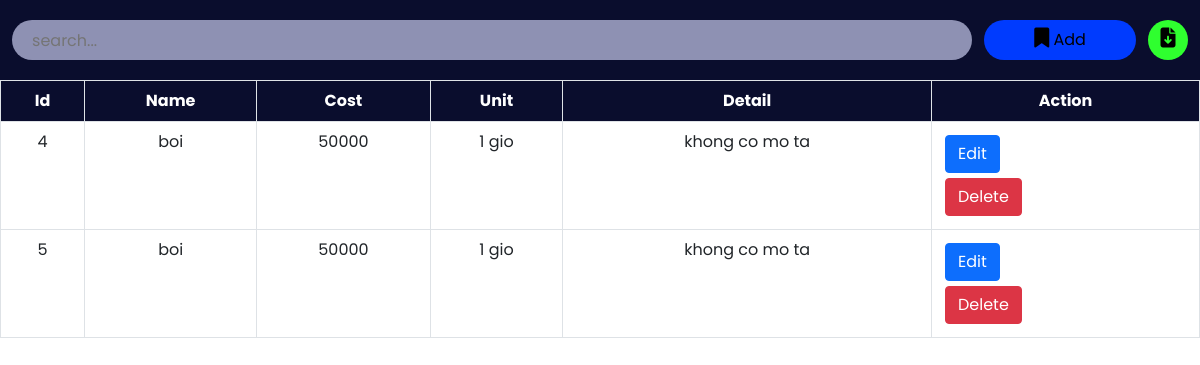
/admin/service/service.php, run on an earlier commit of the app's database.
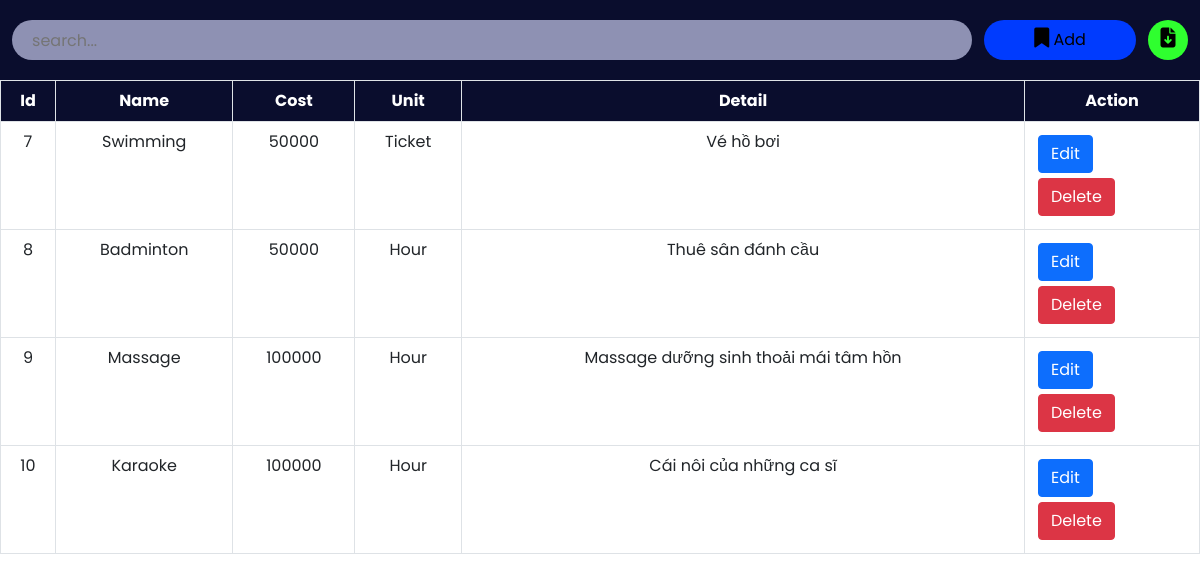
And on a later commit of the database.
### tables this page shows
CREATE TABLE `service` (
  `id` int(11) NOT NULL,
  `name` varchar(50) NOT NULL,
  `cost` int(11) NOT NULL,
  `unit` char(20) NOT NULL,
  `detail` varchar(255) NOT NULL
);

### admin/service/service.php (the view, shortened to what this page needs)
<?php
include '../../config.php';
?>
<!DOCTYPE html>
<html lang="en">
<head>
    <link href="https://cdn.jsdelivr.net/npm/bootstrap@5.0.2/dist/css/bootstrap.min.css" rel="stylesheet">
    <link rel="stylesheet" href="https://cdnjs.cloudflare.com/ajax/libs/font-awesome/6.2.0/css/all.min.css" />
    <link rel="stylesheet" href="./service.css">
</head>
<body>
    <div class="searchsection">
        <input type="text" name="search_bar" id="search_bar" placeholder="search..." onkeyup="searchFun()">
        <button class="adduser" id="adduser" onclick="addserviceopen()"><i class="fa-solid fa-bookmark"></i> Add</button>
        <form action="./exportdata.php" method="post">
            <button class="exportexcel" id="exportexcel" name="exportexcel" type="submit"><i class="fa-solid fa-file-arrow-down"></i></button>
        </form>
    </div>
    <div class="roombooktable" class="table-responsive-xl">
        <?php
            $roombooktablesql = "SELECT * FROM `service`";
            $roombookresult = mysqli_query($conn, $roombooktablesql);
        ?>
        <table class="table table-bordered" id="table-data">
            <thead>
                <tr>
                    <th scope="col">Id</th>
                    <th scope="col">Name</th>
                    <th scope="col">Cost</th>
                    <th scope="col">Unit</th>
                    <th scope="col">Detail</th>
                    <th scope="col" class="action">Action</th>
                </tr>
            </thead>
            <tbody>
            <?php
            while ($res = mysqli_fetch_array($roombookresult)) {
            ?>
                <tr>
                    <td><?php echo $res['id'] ?></td>
                    <td><?php echo $res['name'] ?></td>
                    <td><?php echo $res['cost'] ?></td>
                    <td><?php echo $res['unit'] ?></td>
                    <td><?php echo $res['detail'] ?></td>
                    <td class="action">
                        <a href="serviceedit.php?id=<?php echo $res['id'] ?>"><button class="btn btn-primary">Edit</button></a>
                        <a href="servicedelete.php?id=<?php echo $res['id'] ?>"><button class='btn btn-danger'>Delete</button></a>
                    </td>
                </tr>
            <?php
            }
            ?>
            </tbody>
        </table>
    </div>
</body>
</html>

What changed in the data, as far as the page shows it:
removed service: id "4", name "boi", cost "50000", unit "1 gio", detail "khong co mo ta"
removed service: id "5", name "boi", cost "50000", unit "1 gio", detail "khong co mo ta"
added service: id "7", name "Swimming", cost "50000", unit "Ticket", detail "Vé hồ bơi"
added service: id "8", name "Badminton", cost "50000", unit "Hour", detail "Thuê sân đánh cầu"
added service: id "9", name "Massage", cost "100000", unit "Hour", detail "Massage dưỡng sinh thoải mái tâm hồn"
added service: id "10", name "Karaoke", cost "100000", unit "Hour", detail "Cái nôi của những ca sĩ"
